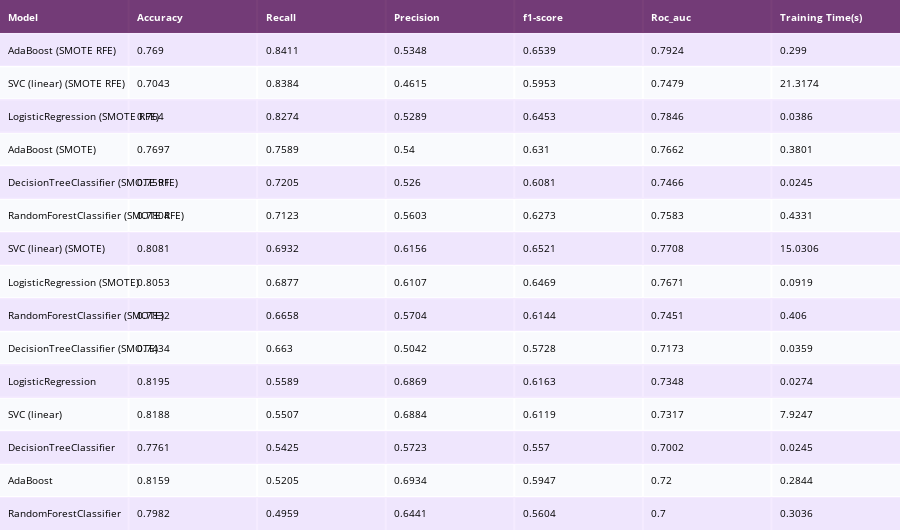

Here is the notebook cell this chart was saved with:
### Code cell
sorted_df = performances_df.sort_values(by=['Recall'], ascending=False)
colorscale = [[0, '#4d004c'],[.5, '#f2e5ff'],[1, '#ffffff']]

table = ff.create_table(np.round(sorted_df, 4), colorscale=colorscale)
table.layout.font.size = 10

# for i in range(len(table.layout.annotations)):
#     if i == 0:
#         table.layout.annotations[i].font.size = 10
#     else:
#         table.layout.annotations[i].align = 'left'
plotly_py.iplot(table)

### Figure 1 — Plotly figure (JSON) as saved in the notebook; plotly's stock layout.template omitted (floating-point values rounded to 4 significant figures)
{"data": [{"colorscale": [[0, "#4d004c"], [0.5, "#f2e5ff"], [1, "#ffffff"]], "hoverinfo": "none", "opacity": 0.75, "showscale": false, "type": "heatmap", "z": [[0, 0, 0, 0, 0, 0, 0], [0.5, 0.5, 0.5, 0.5, 0.5, 0.5, 0.5], [1, 1, 1, 1, 1, 1, 1], [0.5, 0.5, 0.5, 0.5, 0.5, 0.5, 0.5], [1, 1, 1, 1, 1, 1, 1], [0.5, 0.5, 0.5, 0.5, 0.5, 0.5, 0.5], [1, 1, 1, 1, 1, 1, 1], [0.5, 0.5, 0.5, 0.5, 0.5, 0.5, 0.5], [1, 1, 1, 1, 1, 1, 1], [0.5, 0.5, 0.5, 0.5, 0.5, 0.5, 0.5], [1, 1, 1, 1, 1, 1, 1], [0.5, 0.5, 0.5, 0.5, 0.5, 0.5, 0.5], [1, 1, 1, 1, 1, 1, 1], [0.5, 0.5, 0.5, 0.5, 0.5, 0.5, 0.5], [1, 1, 1, 1, 1, 1, 1], [0.5, 0.5, 0.5, 0.5, 0.5, 0.5, 0.5]]}], "layout": {"annotations": [{"align": "left", "font": {"color": "#ffffff"}, "showarrow": false, "text": "<b>Model</b>", "x": -0.45, "xanchor": "left", "xref": "x", "y": 0, "yref": "y"}, {"align": "left", "font": {"color": "#ffffff"}, "showarrow": false, "text": "<b>Accuracy</b>", "x": 0.55, "xanchor": "left", "xref": "x", "y": 0, "yref": "y"}, {"align": "left", "font": {"color": "#ffffff"}, "showarrow": false, "text": "<b>Recall</b>", "x": 1.55, "xanchor": "left", "xref": "x", "y": 0, "yref": "y"}, {"align": "left", "font": {"color": "#ffffff"}, "showarrow": false, "text": "<b>Precision</b>", "x": 2.55, "xanchor": "left", "xref": "x", "y": 0, "yref": "y"}, {"align": "left", "font": {"color": "#ffffff"}, "showarrow": false, "text": "<b>f1-score</b>", "x": 3.55, "xanchor": "left", "xref": "x", "y": 0, "yref": "y"}, {"align": "left", "font": {"color": "#ffffff"}, "showarrow": false, "text": "<b>Roc_auc</b>", "x": 4.55, "xanchor": "left", "xref": "x", "y": 0, "yref": "y"}, {"align": "left", "font": {"color": "#ffffff"}, "showarrow": false, "text": "<b>Training Time(s)</b>", "x": 5.55, "xanchor": "left", "xref": "x", "y": 0, "yref": "y"}, {"align": "left", "font": {"color": "#000000"}, "showarrow": false, "text": "AdaBoost (SMOTE RFE)", "x": -0.45, "xanchor": "left", "xref": "x", "y": 1, "yref": "y"}, {"align": "left", "font": {"color": "#000000"}, "showarrow": false, "text": "0.769", "x": 0.55, "xanchor": "left", "xref": "x", "y": 1, "yref": "y"}, {"align": "left", "font": {"color": "#000000"}, "showarrow": false, "text": "0.8411", "x": 1.55, "xanchor": "left", "xref": "x", "y": 1, "yref": "y"}, {"align": "left", "font": {"color": "#000000"}, "showarrow": false, "text": "0.5348", "x": 2.55, "xanchor": "left", "xref": "x", "y": 1, "yref": "y"}, {"align": "left", "font": {"color": "#000000"}, "showarrow": false, "text": "0.6539", "x": 3.55, "xanchor": "left", "xref": "x", "y": 1, "yref": "y"}, {"align": "left", "font": {"color": "#000000"}, "showarrow": false, "text": "0.7924", "x": 4.55, "xanchor": "left", "xref": "x", "y": 1, "yref": "y"}, {"align": "left", "font": {"color": "#000000"}, "showarrow": false, "text": "0.299", "x": 5.55, "xanchor": "left", "xref": "x", "y": 1, "yref": "y"}, {"align": "left", "font": {"color": "#000000"}, "showarrow": false, "text": "SVC (linear) (SMOTE RFE)", "x": -0.45, "xanchor": "left", "xref": "x", "y": 2, "yref": "y"}, {"align": "left", "font": {"color": "#000000"}, "showarrow": false, "text": "0.7043", "x": 0.55, "xanchor": "left", "xref": "x", "y": 2, "yref": "y"}, {"align": "left", "font": {"color": "#000000"}, "showarrow": false, "text": "0.8384", "x": 1.55, "xanchor": "left", "xref": "x", "y": 2, "yref": "y"}, {"align": "left", "font": {"color": "#000000"}, "showarrow": false, "text": "0.4615", "x": 2.55, "xanchor": "left", "xref": "x", "y": 2, "yref": "y"}, {"align": "left", "font": {"color": "#000000"}, "showarrow": false, "text": "0.5953", "x": 3.55, "xanchor": "left", "xref": "x", "y": 2, "yref": "y"}, {"align": "left", "font": {"color": "#000000"}, "showarrow": false, "text": "0.7479", "x": 4.55, "xanchor": "left", "xref": "x", "y": 2, "yref": "y"}, {"align": "left", "font": {"color": "#000000"}, "showarrow": false, "text": "21.3174", "x": 5.55, "xanchor": "left", "xref": "x", "y": 2, "yref": "y"}, {"align": "left", "font": {"color": "#000000"}, "showarrow": false, "text": "LogisticRegression (SMOTE RFE)", "x": -0.45, "xanchor": "left", "xref": "x", "y": 3, "yref": "y"}, {"align": "left", "font": {"color": "#000000"}, "showarrow": false, "text": "0.764", "x": 0.55, "xanchor": "left", "xref": "x", "y": 3, "yref": "y"}, {"align": "left", "font": {"color": "#000000"}, "showarrow": false, "text": "0.8274", "x": 1.55, "xanchor": "left", "xref": "x", "y": 3, "yref": "y"}, {"align": "left", "font": {"color": "#000000"}, "showarrow": false, "text": "0.5289", "x": 2.55, "xanchor": "left", "xref": "x", "y": 3, "yref": "y"}, {"align": "left", "font": {"color": "#000000"}, "showarrow": false, "text": "0.6453", "x": 3.55, "xanchor": "left", "xref": "x", "y": 3, "yref": "y"}, {"align": "left", "font": {"color": "#000000"}, "showarrow": false, "text": "0.7846", "x": 4.55, "xanchor": "left", "xref": "x", "y": 3, "yref": "y"}, {"align": "left", "font": {"color": "#000000"}, "showarrow": false, "text": "0.0386", "x": 5.55, "xanchor": "left", "xref": "x", "y": 3, "yref": "y"}, {"align": "left", "font": {"color": "#000000"}, "showarrow": false, "text": "AdaBoost (SMOTE)", "x": -0.45, "xanchor": "left", "xref": "x", "y": 4, "yref": "y"}, {"align": "left", "font": {"color": "#000000"}, "showarrow": false, "text": "0.7697", "x": 0.55, "xanchor": "left", "xref": "x", "y": 4, "yref": "y"}, {"align": "left", "font": {"color": "#000000"}, "showarrow": false, "text": "0.7589", "x": 1.55, "xanchor": "left", "xref": "x", "y": 4, "yref": "y"}, {"align": "left", "font": {"color": "#000000"}, "showarrow": false, "text": "0.54", "x": 2.55, "xanchor": "left", "xref": "x", "y": 4, "yref": "y"}, {"align": "left", "font": {"color": "#000000"}, "showarrow": false, "text": "0.631", "x": 3.55, "xanchor": "left", "xref": "x", "y": 4, "yref": "y"}, {"align": "left", "font": {"color": "#000000"}, "showarrow": false, "text": "0.7662", "x": 4.55, "xanchor": "left", "xref": "x", "y": 4, "yref": "y"}, {"align": "left", "font": {"color": "#000000"}, "showarrow": false, "text": "0.3801", "x": 5.55, "xanchor": "left", "xref": "x", "y": 4, "yref": "y"}, {"align": "left", "font": {"color": "#000000"}, "showarrow": false, "text": "DecisionTreeClassifier (SMOTE RFE)", "x": -0.45, "xanchor": "left", "xref": "x", "y": 5, "yref": "y"}, {"align": "left", "font": {"color": "#000000"}, "showarrow": false, "text": "0.7591", "x": 0.55, "xanchor": "left", "xref": "x", "y": 5, "yref": "y"}, {"align": "left", "font": {"color": "#000000"}, "showarrow": false, "text": "0.7205", "x": 1.55, "xanchor": "left", "xref": "x", "y": 5, "yref": "y"}, {"align": "left", "font": {"color": "#000000"}, "showarrow": false, "text": "0.526", "x": 2.55, "xanchor": "left", "xref": "x", "y": 5, "yref": "y"}, {"align": "left", "font": {"color": "#000000"}, "showarrow": false, "text": "0.6081", "x": 3.55, "xanchor": "left", "xref": "x", "y": 5, "yref": "y"}, {"align": "left", "font": {"color": "#000000"}, "showarrow": false, "text": "0.7466", "x": 4.55, "xanchor": "left", "xref": "x", "y": 5, "yref": "y"}, {"align": "left", "font": {"color": "#000000"}, "showarrow": false, "text": "0.0245", "x": 5.55, "xanchor": "left", "xref": "x", "y": 5, "yref": "y"}, {"align": "left", "font": {"color": "#000000"}, "showarrow": false, "text": "RandomForestClassifier (SMOTE RFE)", "x": -0.45, "xanchor": "left", "xref": "x", "y": 6, "yref": "y"}, {"align": "left", "font": {"color": "#000000"}, "showarrow": false, "text": "0.7804", "x": 0.55, "xanchor": "left", "xref": "x", "y": 6, "yref": "y"}, {"align": "left", "font": {"color": "#000000"}, "showarrow": false, "text": "0.7123", "x": 1.55, "xanchor": "left", "xref": "x", "y": 6, "yref": "y"}, {"align": "left", "font": {"color": "#000000"}, "showarrow": false, "text": "0.5603", "x": 2.55, "xanchor": "left", "xref": "x", "y": 6, "yref": "y"}, {"align": "left", "font": {"color": "#000000"}, "showarrow": false, "text": "0.6273", "x": 3.55, "xanchor": "left", "xref": "x", "y": 6, "yref": "y"}, {"align": "left", "font": {"color": "#000000"}, "showarrow": false, "text": "0.7583", "x": 4.55, "xanchor": "left", "xref": "x", "y": 6, "yref": "y"}, {"align": "left", "font": {"color": "#000000"}, "showarrow": false, "text": "0.4331", "x": 5.55, "xanchor": "left", "xref": "x", "y": 6, "yref": "y"}, {"align": "left", "font": {"color": "#000000"}, "showarrow": false, "text": "SVC (linear) (SMOTE)", "x": -0.45, "xanchor": "left", "xref": "x", "y": 7, "yref": "y"}, {"align": "left", "font": {"color": "#000000"}, "showarrow": false, "text": "0.8081", "x": 0.55, "xanchor": "left", "xref": "x", "y": 7, "yref": "y"}, {"align": "left", "font": {"color": "#000000"}, "showarrow": false, "text": "0.6932", "x": 1.55, "xanchor": "left", "xref": "x", "y": 7, "yref": "y"}, {"align": "left", "font": {"color": "#000000"}, "showarrow": false, "text": "0.6156", "x": 2.55, "xanchor": "left", "xref": "x", "y": 7, "yref": "y"}, {"align": "left", "font": {"color": "#000000"}, "showarrow": false, "text": "0.6521", "x": 3.55, "xanchor": "left", "xref": "x", "y": 7, "yref": "y"}, {"align": "left", "font": {"color": "#000000"}, "showarrow": false, "text": "0.7708", "x": 4.55, "xanchor": "left", "xref": "x", "y": 7, "yref": "y"}, {"align": "left", "font": {"color": "#000000"}, "showarrow": false, "text": "15.0306", "x": 5.55, "xanchor": "left", "xref": "x", "y": 7, "yref": "y"}, {"align": "left", "font": {"color": "#000000"}, "showarrow": false, "text": "LogisticRegression (SMOTE)", "x": -0.45, "xanchor": "left", "xref": "x", "y": 8, "yref": "y"}, {"align": "left", "font": {"color": "#000000"}, "showarrow": false, "text": "0.8053", "x": 0.55, "xanchor": "left", "xref": "x", "y": 8, "yref": "y"}, {"align": "left", "font": {"color": "#000000"}, "showarrow": false, "text": "0.6877", "x": 1.55, "xanchor": "left", "xref": "x", "y": 8, "yref": "y"}, {"align": "left", "font": {"color": "#000000"}, "showarrow": false, "text": "0.6107", "x": 2.55, "xanchor": "left", "xref": "x", "y": 8, "yref": "y"}, {"align": "left", "font": {"color": "#000000"}, "showarrow": false, "text": "0.6469", "x": 3.55, "xanchor": "left", "xref": "x", "y": 8, "yref": "y"}, {"align": "left", "font": {"color": "#000000"}, "showarrow": false, "text": "0.7671", "x": 4.55, "xanchor": "left", "xref": "x", "y": 8, "yref": "y"}, {"align": "left", "font": {"color": "#000000"}, "showarrow": false, "text": "0.0919", "x": 5.55, "xanchor": "left", "xref": "x", "y": 8, "yref": "y"}, {"align": "left", "font": {"color": "#000000"}, "showarrow": false, "text": "RandomForestClassifier (SMOTE)", "x": -0.45, "xanchor": "left", "xref": "x", "y": 9, "yref": "y"}, {"align": "left", "font": {"color": "#000000"}, "showarrow": false, "text": "0.7832", "x": 0.55, "xanchor": "left", "xref": "x", "y": 9, "yref": "y"}, {"align": "left", "font": {"color": "#000000"}, "showarrow": false, "text": "0.6658", "x": 1.55, "xanchor": "left", "xref": "x", "y": 9, "yref": "y"}, {"align": "left", "font": {"color": "#000000"}, "showarrow": false, "text": "0.5704", "x": 2.55, "xanchor": "left", "xref": "x", "y": 9, "yref": "y"}, {"align": "left", "font": {"color": "#000000"}, "showarrow": false, "text": "0.6144", "x": 3.55, "xanchor": "left", "xref": "x", "y": 9, "yref": "y"}, {"align": "left", "font": {"color": "#000000"}, "showarrow": false, "text": "0.7451", "x": 4.55, "xanchor": "left", "xref": "x", "y": 9, "yref": "y"}, {"align": "left", "font": {"color": "#000000"}, "showarrow": false, "text": "0.406", "x": 5.55, "xanchor": "left", "xref": "x", "y": 9, "yref": "y"}, {"align": "left", "font": {"color": "#000000"}, "showarrow": false, "text": "DecisionTreeClassifier (SMOTE)", "x": -0.45, "xanchor": "left", "xref": "x", "y": 10, "yref": "y"}, {"align": "left", "font": {"color": "#000000"}, "showarrow": false, "text": "0.7434", "x": 0.55, "xanchor": "left", "xref": "x", "y": 10, "yref": "y"}, {"align": "left", "font": {"color": "#000000"}, "showarrow": false, "text": "0.663", "x": 1.55, "xanchor": "left", "xref": "x", "y": 10, "yref": "y"}, {"align": "left", "font": {"color": "#000000"}, "showarrow": false, "text": "0.5042", "x": 2.55, "xanchor": "left", "xref": "x", "y": 10, "yref": "y"}, {"align": "left", "font": {"color": "#000000"}, "showarrow": false, "text": "0.5728", "x": 3.55, "xanchor": "left", "xref": "x", "y": 10, "yref": "y"}, {"align": "left", "font": {"color": "#000000"}, "showarrow": false, "text": "0.7173", "x": 4.55, "xanchor": "left", "xref": "x", "y": 10, "yref": "y"}, {"align": "left", "font": {"color": "#000000"}, "showarrow": false, "text": "0.0359", "x": 5.55, "xanchor": "left", "xref": "x", "y": 10, "yref": "y"}, {"align": "left", "font": {"color": "#000000"}, "showarrow": false, "text": "LogisticRegression", "x": -0.45, "xanchor": "left", "xref": "x", "y": 11, "yref": "y"}, {"align": "left", "font": {"color": "#000000"}, "showarrow": false, "text": "0.8195", "x": 0.55, "xanchor": "left", "xref": "x", "y": 11, "yref": "y"}, {"align": "left", "font": {"color": "#000000"}, "showarrow": false, "text": "0.5589", "x": 1.55, "xanchor": "left", "xref": "x", "y": 11, "yref": "y"}, {"align": "left", "font": {"color": "#000000"}, "showarrow": false, "text": "0.6869", "x": 2.55, "xanchor": "left", "xref": "x", "y": 11, "yref": "y"}, {"align": "left", "font": {"color": "#000000"}, "showarrow": false, "text": "0.6163", "x": 3.55, "xanchor": "left", "xref": "x", "y": 11, "yref": "y"}, {"align": "left", "font": {"color": "#000000"}, "showarrow": false, "text": "0.7348", "x": 4.55, "xanchor": "left", "xref": "x", "y": 11, "yref": "y"}, {"align": "left", "font": {"color": "#000000"}, "showarrow": false, "text": "0.0274", "x": 5.55, "xanchor": "left", "xref": "x", "y": 11, "yref": "y"}, {"align": "left", "font": {"color": "#000000"}, "showarrow": false, "text": "SVC (linear)", "x": -0.45, "xanchor": "left", "xref": "x", "y": 12, "yref": "y"}, {"align": "left", "font": {"color": "#000000"}, "showarrow": false, "text": "0.8188", "x": 0.55, "xanchor": "left", "xref": "x", "y": 12, "yref": "y"}, {"align": "left", "font": {"color": "#000000"}, "showarrow": false, "text": "0.5507", "x": 1.55, "xanchor": "left", "xref": "x", "y": 12, "yref": "y"}, {"align": "left", "font": {"color": "#000000"}, "showarrow": false, "text": "0.6884", "x": 2.55, "xanchor": "left", "xref": "x", "y": 12, "yref": "y"}, {"align": "left", "font": {"color": "#000000"}, "showarrow": false, "text": "0.6119", "x": 3.55, "xanchor": "left", "xref": "x", "y": 12, "yref": "y"}, {"align": "left", "font": {"color": "#000000"}, "showarrow": false, "text": "0.7317", "x": 4.55, "xanchor": "left", "xref": "x", "y": 12, "yref": "y"}, {"align": "left", "font": {"color": "#000000"}, "showarrow": false, "text": "7.9247", "x": 5.55, "xanchor": "left", "xref": "x", "y": 12, "yref": "y"}, {"align": "left", "font": {"color": "#000000"}, "showarrow": false, "text": "DecisionTreeClassifier", "x": -0.45, "xanchor": "left", "xref": "x", "y": 13, "yref": "y"}, {"align": "left", "font": {"color": "#000000"}, "showarrow": false, "text": "0.7761", "x": 0.55, "xanchor": "left", "xref": "x", "y": 13, "yref": "y"}, {"align": "left", "font": {"color": "#000000"}, "showarrow": false, "text": "0.5425", "x": 1.55, "xanchor": "left", "xref": "x", "y": 13, "yref": "y"}, {"align": "left", "font": {"color": "#000000"}, "showarrow": false, "text": "0.5723", "x": 2.55, "xanchor": "left", "xref": "x", "y": 13, "yref": "y"}, {"align": "left", "font": {"color": "#000000"}, "showarrow": false, "text": "0.557", "x": 3.55, "xanchor": "left", "xref": "x", "y": 13, "yref": "y"}, {"align": "left", "font": {"color": "#000000"}, "showarrow": false, "text": "0.7002", "x": 4.55, "xanchor": "left", "xref": "x", "y": 13, "yref": "y"}, {"align": "left", "font": {"color": "#000000"}, "showarrow": false, "text": "0.0245", "x": 5.55, "xanchor": "left", "xref": "x", "y": 13, "yref": "y"}, {"align": "left", "font": {"color": "#000000"}, "showarrow": false, "text": "AdaBoost", "x": -0.45, "xanchor": "left", "xref": "x", "y": 14, "yref": "y"}, {"align": "left", "font": {"color": "#000000"}, "showarrow": false, "text": "0.8159", "x": 0.55, "xanchor": "left", "xref": "x", "y": 14, "yref": "y"}, {"align": "left", "font": {"color": "#000000"}, "showarrow": false, "text": "0.5205", "x": 1.55, "xanchor": "left", "xref": "x", "y": 14, "yref": "y"}, {"align": "left", "font": {"color": "#000000"}, "showarrow": false, "text": "0.6934", "x": 2.55, "xanchor": "left", "xref": "x", "y": 14, "yref": "y"}, {"align": "left", "font": {"color": "#000000"}, "showarrow": false, "text": "0.5947", "x": 3.55, "xanchor": "left", "xref": "x", "y": 14, "yref": "y"}, {"align": "left", "font": {"color": "#000000"}, "showarrow": false, "text": "0.72", "x": 4.55, "xanchor": "left", "xref": "x", "y": 14, "yref": "y"}, {"align": "left", "font": {"color": "#000000"}, "showarrow": false, "text": "0.2844", "x": 5.55, "xanchor": "left", "xref": "x", "y": 14, "yref": "y"}, {"align": "left", "font": {"color": "#000000"}, "showarrow": false, "text": "RandomForestClassifier", "x": -0.45, "xanchor": "left", "xref": "x", "y": 15, "yref": "y"}, {"align": "left", "font": {"color": "#000000"}, "showarrow": false, "text": "0.7982", "x": 0.55, "xanchor": "left", "xref": "x", "y": 15, "yref": "y"}, {"align": "left", "font": {"color": "#000000"}, "showarrow": false, "text": "0.4959", "x": 1.55, "xanchor": "left", "xref": "x", "y": 15, "yref": "y"}, {"align": "left", "font": {"color": "#000000"}, "showarrow": false, "text": "0.6441", "x": 2.55, "xanchor": "left", "xref": "x", "y": 15, "yref": "y"}, {"align": "left", "font": {"color": "#000000"}, "showarrow": false, "text": "0.5604", "x": 3.55, "xanchor": "left", "xref": "x", "y": 15, "yref": "y"}, {"align": "left", "font": {"color": "#000000"}, "showarrow": false, "text": "0.7", "x": 4.55, "xanchor": "left", "xref": "x", "y": 15, "yref": "y"}, {"align": "left", "font": {"color": "#000000"}, "showarrow": false, "text": "0.3036", "x": 5.55, "xanchor": "left", "xref": "x", "y": 15, "yref": "y"}], "font": {"size": 10}, "height": 530, "margin": {"b": 0, "l": 0, "r": 0, "t": 0}, "xaxis": {"dtick": 1, "gridwidth": 2, "showticklabels": false, "tick0": -0.5, "ticks": "", "zeroline": false}, "yaxis": {"autorange": "reversed", "dtick": 1, "gridwidth": 2, "showticklabels": false, "tick0": 0.5, "ticks": "", "zeroline": false}}}
